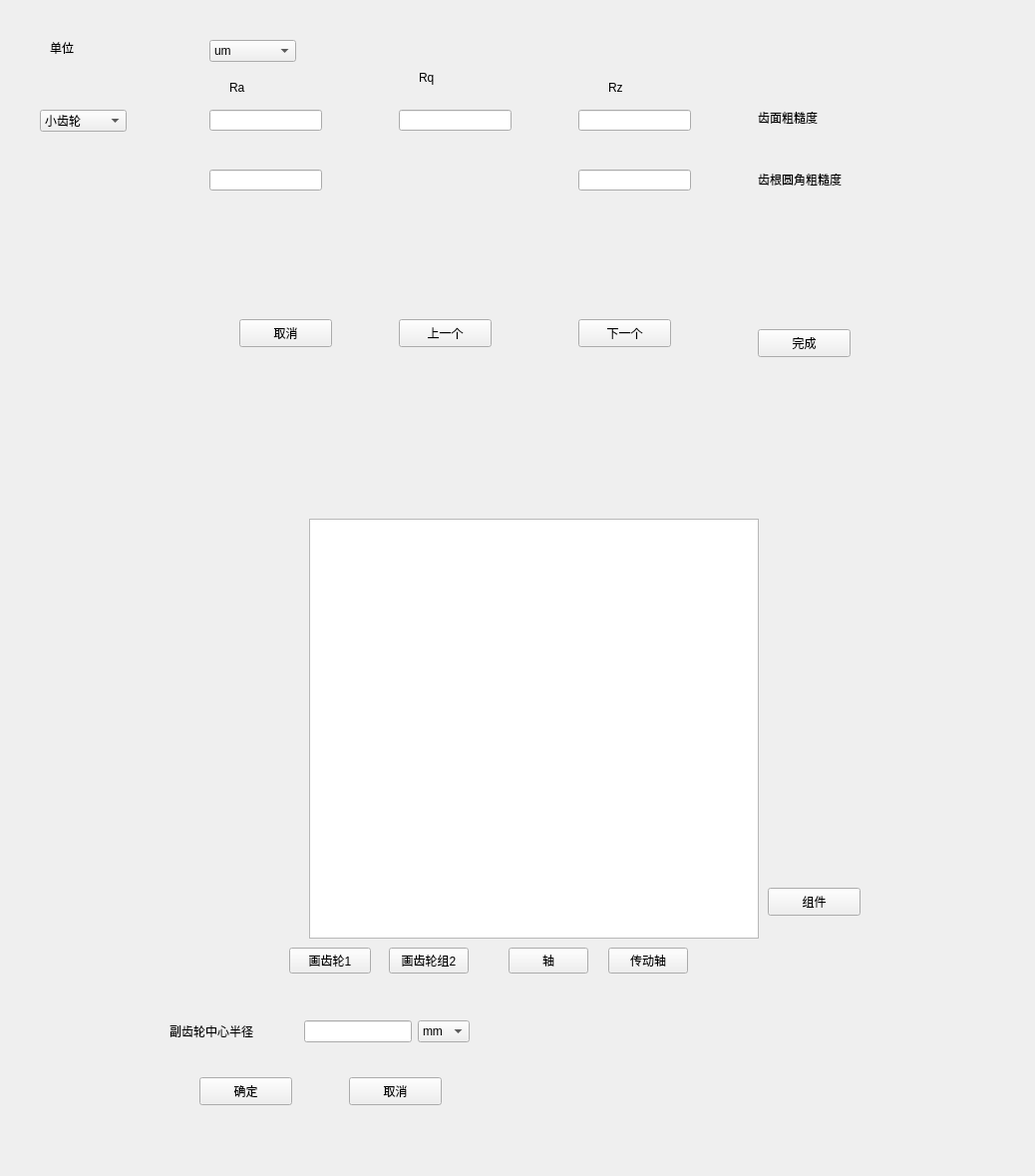
<?xml version="1.0" encoding="UTF-8"?>
<ui version="4.0">
 <class>six</class>
 <widget class="QWidget" name="six">
  <property name="geometry">
   <rect>
    <x>0</x>
    <y>0</y>
    <width>1038</width>
    <height>1179</height>
   </rect>
  </property>
  <property name="windowTitle">
   <string>Form</string>
  </property>
  <widget class="QLabel" name="label">
   <property name="geometry">
    <rect>
     <x>50</x>
     <y>40</y>
     <width>72</width>
     <height>15</height>
    </rect>
   </property>
   <property name="text">
    <string>单位</string>
   </property>
  </widget>
  <widget class="QComboBox" name="comboBox">
   <property name="geometry">
    <rect>
     <x>210</x>
     <y>40</y>
     <width>87</width>
     <height>22</height>
    </rect>
   </property>
   <item>
    <property name="text">
     <string>um</string>
    </property>
   </item>
   <item>
    <property name="text">
     <string>mm</string>
    </property>
   </item>
   <item>
    <property name="text">
     <string>m</string>
    </property>
   </item>
   <item>
    <property name="text">
     <string>cm</string>
    </property>
   </item>
   <item>
    <property name="text">
     <string>dm</string>
    </property>
   </item>
   <item>
    <property name="text">
     <string>ft</string>
    </property>
   </item>
   <item>
    <property name="text">
     <string>in</string>
    </property>
   </item>
   <item>
    <property name="text">
     <string>feet</string>
    </property>
   </item>
  </widget>
  <widget class="QComboBox" name="comboBox_2">
   <property name="geometry">
    <rect>
     <x>40</x>
     <y>110</y>
     <width>87</width>
     <height>22</height>
    </rect>
   </property>
   <item>
    <property name="text">
     <string>小齿轮</string>
    </property>
   </item>
   <item>
    <property name="text">
     <string>大齿轮</string>
    </property>
   </item>
  </widget>
  <widget class="QLineEdit" name="lineEdit">
   <property name="geometry">
    <rect>
     <x>210</x>
     <y>110</y>
     <width>113</width>
     <height>21</height>
    </rect>
   </property>
  </widget>
  <widget class="QLineEdit" name="lineEdit_2">
   <property name="geometry">
    <rect>
     <x>400</x>
     <y>110</y>
     <width>113</width>
     <height>21</height>
    </rect>
   </property>
  </widget>
  <widget class="QLineEdit" name="lineEdit_3">
   <property name="geometry">
    <rect>
     <x>580</x>
     <y>110</y>
     <width>113</width>
     <height>21</height>
    </rect>
   </property>
  </widget>
  <widget class="QLabel" name="label_2">
   <property name="geometry">
    <rect>
     <x>760</x>
     <y>110</y>
     <width>121</width>
     <height>16</height>
    </rect>
   </property>
   <property name="text">
    <string>齿面粗糙度</string>
   </property>
  </widget>
  <widget class="QLabel" name="label_3">
   <property name="geometry">
    <rect>
     <x>230</x>
     <y>80</y>
     <width>72</width>
     <height>15</height>
    </rect>
   </property>
   <property name="text">
    <string>Ra</string>
   </property>
  </widget>
  <widget class="QLabel" name="label_4">
   <property name="geometry">
    <rect>
     <x>420</x>
     <y>70</y>
     <width>72</width>
     <height>15</height>
    </rect>
   </property>
   <property name="text">
    <string>Rq</string>
   </property>
  </widget>
  <widget class="QLabel" name="label_5">
   <property name="geometry">
    <rect>
     <x>610</x>
     <y>80</y>
     <width>72</width>
     <height>15</height>
    </rect>
   </property>
   <property name="text">
    <string>Rz</string>
   </property>
  </widget>
  <widget class="QLineEdit" name="lineEdit_4">
   <property name="geometry">
    <rect>
     <x>210</x>
     <y>170</y>
     <width>113</width>
     <height>21</height>
    </rect>
   </property>
  </widget>
  <widget class="QLineEdit" name="lineEdit_5">
   <property name="geometry">
    <rect>
     <x>580</x>
     <y>170</y>
     <width>113</width>
     <height>21</height>
    </rect>
   </property>
  </widget>
  <widget class="QLabel" name="label_6">
   <property name="geometry">
    <rect>
     <x>760</x>
     <y>170</y>
     <width>141</width>
     <height>20</height>
    </rect>
   </property>
   <property name="text">
    <string>齿根圆角粗糙度</string>
   </property>
  </widget>
  <widget class="QPushButton" name="pushButton">
   <property name="geometry">
    <rect>
     <x>240</x>
     <y>320</y>
     <width>93</width>
     <height>28</height>
    </rect>
   </property>
   <property name="text">
    <string>取消</string>
   </property>
  </widget>
  <widget class="QPushButton" name="pushButton_2">
   <property name="geometry">
    <rect>
     <x>400</x>
     <y>320</y>
     <width>93</width>
     <height>28</height>
    </rect>
   </property>
   <property name="text">
    <string>上一个</string>
   </property>
  </widget>
  <widget class="QPushButton" name="pushButton_3">
   <property name="geometry">
    <rect>
     <x>580</x>
     <y>320</y>
     <width>93</width>
     <height>28</height>
    </rect>
   </property>
   <property name="text">
    <string>下一个</string>
   </property>
  </widget>
  <widget class="QPushButton" name="pushButton_4">
   <property name="geometry">
    <rect>
     <x>760</x>
     <y>330</y>
     <width>93</width>
     <height>28</height>
    </rect>
   </property>
   <property name="text">
    <string>完成</string>
   </property>
  </widget>
  <widget class="QPushButton" name="rightClickButton">
   <property name="geometry">
    <rect>
     <x>770</x>
     <y>890</y>
     <width>93</width>
     <height>28</height>
    </rect>
   </property>
   <property name="text">
    <string>组件</string>
   </property>
  </widget>
  <widget class="QPushButton" name="gearGroupButton">
   <property name="geometry">
    <rect>
     <x>390</x>
     <y>950</y>
     <width>80</width>
     <height>26</height>
    </rect>
   </property>
   <property name="text">
    <string>画齿轮组2</string>
   </property>
  </widget>
  <widget class="QPushButton" name="shaftButton">
   <property name="geometry">
    <rect>
     <x>510</x>
     <y>950</y>
     <width>80</width>
     <height>26</height>
    </rect>
   </property>
   <property name="text">
    <string>轴</string>
   </property>
  </widget>
  <widget class="QTreeView" name="treeView">
   <property name="geometry">
    <rect>
     <x>310</x>
     <y>520</y>
     <width>451</width>
     <height>421</height>
    </rect>
   </property>
   <property name="font">
    <font>
     <pointsize>15</pointsize>
    </font>
   </property>
  </widget>
  <widget class="QPushButton" name="driveShaftButton">
   <property name="geometry">
    <rect>
     <x>610</x>
     <y>950</y>
     <width>80</width>
     <height>26</height>
    </rect>
   </property>
   <property name="text">
    <string>传动轴</string>
   </property>
  </widget>
  <widget class="QPushButton" name="gearButton">
   <property name="geometry">
    <rect>
     <x>290</x>
     <y>950</y>
     <width>82</width>
     <height>26</height>
    </rect>
   </property>
   <property name="text">
    <string>画齿轮1</string>
   </property>
  </widget>
  <widget class="QPushButton" name="pushButton_5">
   <property name="geometry">
    <rect>
     <x>350</x>
     <y>1080</y>
     <width>93</width>
     <height>28</height>
    </rect>
   </property>
   <property name="text">
    <string>取消</string>
   </property>
  </widget>
  <widget class="QPushButton" name="confirmButton">
   <property name="geometry">
    <rect>
     <x>200</x>
     <y>1080</y>
     <width>93</width>
     <height>28</height>
    </rect>
   </property>
   <property name="text">
    <string>确定</string>
   </property>
  </widget>
  <widget class="QWidget" name="layoutWidget_6">
   <property name="geometry">
    <rect>
     <x>170</x>
     <y>1020</y>
     <width>301</width>
     <height>28</height>
    </rect>
   </property>
   <layout class="QHBoxLayout" name="horizontalLayout_26">
    <item>
     <widget class="QLabel" name="label_26">
      <property name="text">
       <string>副齿轮中心半径</string>
      </property>
     </widget>
    </item>
    <item>
     <spacer name="horizontalSpacer_18">
      <property name="orientation">
       <enum>Qt::Horizontal</enum>
      </property>
      <property name="sizeHint" stdset="0">
       <size>
        <width>40</width>
        <height>20</height>
       </size>
      </property>
     </spacer>
    </item>
    <item>
     <widget class="QLineEdit" name="lineEdit_20"/>
    </item>
    <item>
     <widget class="QComboBox" name="comboBox_20">
      <item>
       <property name="text">
        <string>mm</string>
       </property>
      </item>
      <item>
       <property name="text">
        <string>cm</string>
       </property>
      </item>
      <item>
       <property name="text">
        <string>dm</string>
       </property>
      </item>
      <item>
       <property name="text">
        <string>inch</string>
       </property>
      </item>
      <item>
       <property name="text">
        <string>ft</string>
       </property>
      </item>
     </widget>
    </item>
   </layout>
  </widget>
 </widget>
 <resources/>
 <connections/>
</ui>
